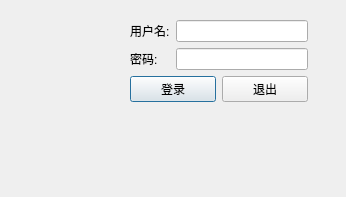
<?xml version="1.0" encoding="UTF-8"?>
<ui version="4.0">
 <class>LoginDialog</class>
 <widget class="QDialog" name="LoginDialog">
  <property name="geometry">
   <rect>
    <x>0</x>
    <y>0</y>
    <width>346</width>
    <height>197</height>
   </rect>
  </property>
  <property name="windowTitle">
   <string>Dialog</string>
  </property>
  <widget class="QWidget" name="layoutWidget">
   <property name="geometry">
    <rect>
     <x>130</x>
     <y>20</y>
     <width>178</width>
     <height>84</height>
    </rect>
   </property>
   <layout class="QVBoxLayout" name="verticalLayout">
    <item>
     <layout class="QGridLayout" name="gridLayout">
      <item row="0" column="0">
       <widget class="QLabel" name="label">
        <property name="text">
         <string>用户名:</string>
        </property>
       </widget>
      </item>
      <item row="0" column="1">
       <widget class="QLineEdit" name="UserLineEdit"/>
      </item>
      <item row="1" column="0">
       <widget class="QLabel" name="label_2">
        <property name="text">
         <string>密码:</string>
        </property>
       </widget>
      </item>
      <item row="1" column="1">
       <widget class="QLineEdit" name="passLineEdit"/>
      </item>
     </layout>
    </item>
    <item>
     <layout class="QHBoxLayout" name="horizontalLayout">
      <item>
       <widget class="QPushButton" name="LoginButton">
        <property name="text">
         <string>登录</string>
        </property>
       </widget>
      </item>
      <item>
       <widget class="QPushButton" name="QuitButton">
        <property name="text">
         <string>退出</string>
        </property>
       </widget>
      </item>
     </layout>
    </item>
   </layout>
  </widget>
 </widget>
 <resources/>
 <connections/>
</ui>
